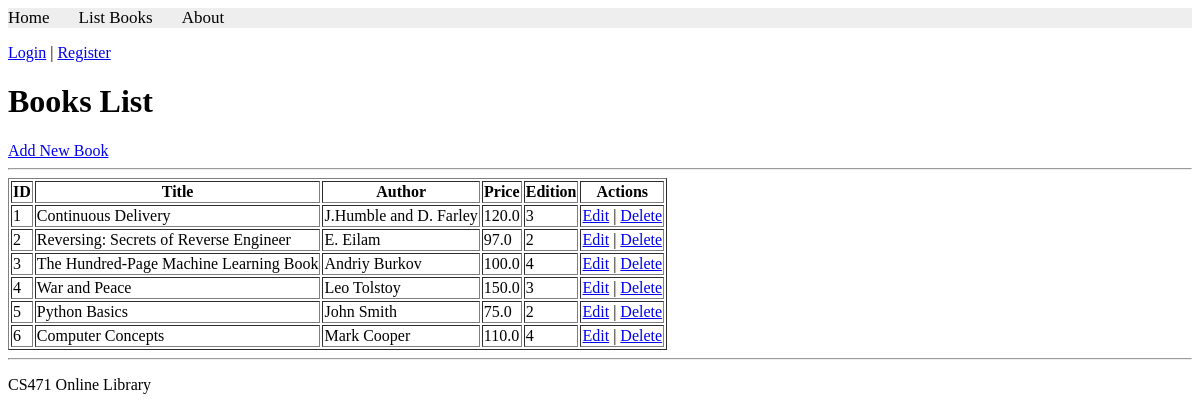
/books/lab9_part1/listbooks, run on an earlier commit of the app's database.
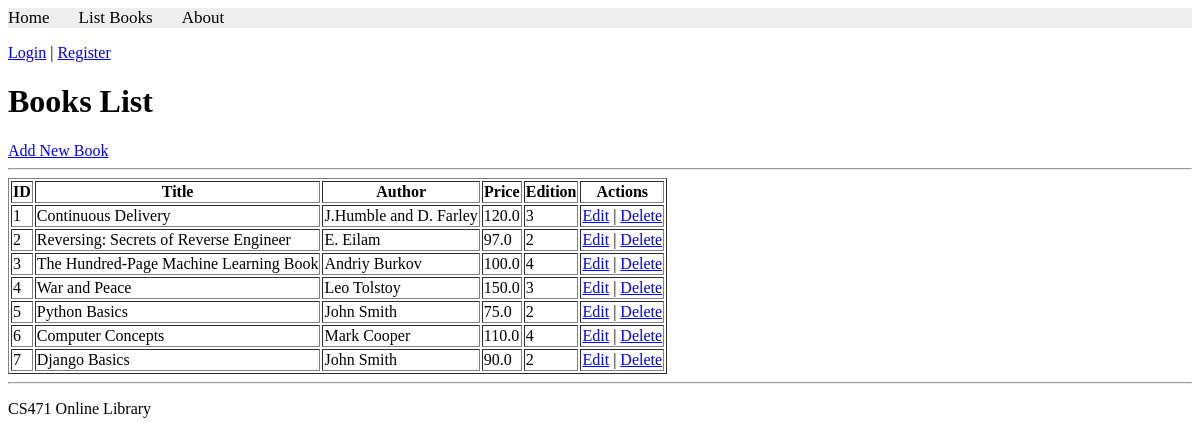
And on a later commit of the database.
### apps/bookmodule/models.py (models this page shows, shortened)
class Book(models.Model):
    title = models.CharField(max_length=50)
    author = models.CharField(max_length=50)
    price = models.FloatField(default=0.0)
    edition = models.SmallIntegerField(default=1)

### apps/bookmodule/views.py (the view)
# urls.py: path('lab9_part1/listbooks', views.lab10_part1_listbooks, name='books.lab10_part1_listbooks'),
def lab10_part1_listbooks(request):
    books = Book.objects.all()
    return render(
        request,
        'bookmodule/lab10_part1_listbooks.html',
        {'books': books}
    )

### apps/templates/bookmodule/lab10_part1_listbooks.html (shortened to what this page needs)
{% extends "layouts/base.html" %}
{% block content %}
<h1>Books List</h1>
<a href="{% url 'books.lab10_part1_addbook' %}">Add New Book</a>
<hr>
<table border="1">
    <tr>
        <th>ID</th>
        <th>Title</th>
        <th>Author</th>
        <th>Price</th>
        <th>Edition</th>
        <th>Actions</th>
    </tr>
    {% for book in books %}
    <tr>
        <td>{{ book.id }}</td>
        <td>{{ book.title }}</td>
        <td>{{ book.author }}</td>
        <td>{{ book.price }}</td>
        <td>{{ book.edition }}</td>
        <td>
            <a href="{% url 'books.lab10_part1_editbook' book.id %}">Edit</a>
            |
            <a href="{% url 'books.lab10_part1_deletebook' book.id %}">Delete</a>
        </td>
    </tr>
    {% empty %}
    <tr>
        <td colspan="6">No books found.</td>
    </tr>
    {% endfor %}
</table>
{% endblock content %}

What changed in the data, as far as the page shows it:
added Book: id "7", title "Django Basics", author "John Smith", price "90.0", edition "2"
